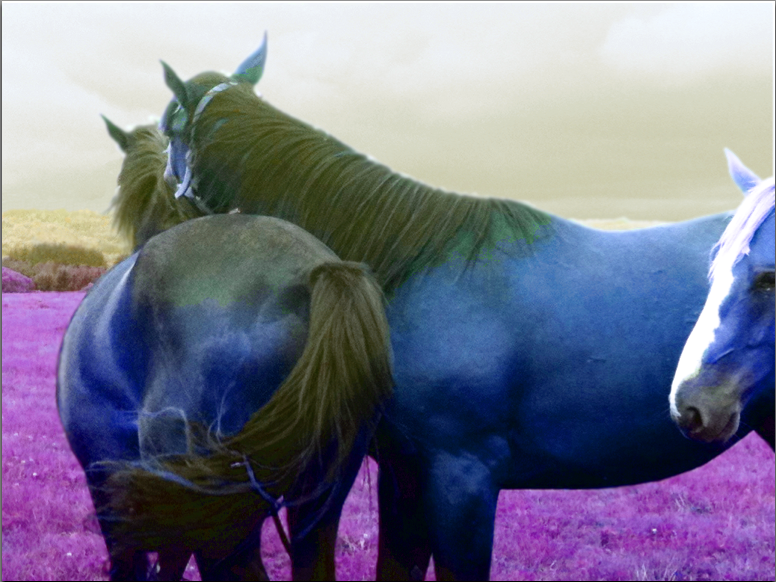
//> input picture 2-base/control/horse-hsv.png, 776 x 582 px
$ ./otsu horse-hsv.png   (built with g++ and OpenCV 4)
//> lines starting //> are read from the running program, lines starting //| are printed output that depends on the picture; after the words box and inside, x2 and y2 are one past the last pixel; in counts of white or black regions, pixels touching at a corner belong together
#include <iostream>
#include <cstdlib>

#include <opencv2/opencv.hpp>
#include <fstream>

using namespace cv;
using namespace std;

void
process(const char* imsname)
{
//> called with imsname = "horse-hsv.png"

  //Check the existence of the file, if the file doesn't exist the programme stop
  fstream infile(imsname);
  if (infile.good() == false){
    cerr<<"The file doesn't exist. Check the location of the file\n"<<endl;
    exit(EXIT_FAILURE);
  }
  cout<< "\n############### exercice : hsv-modification ##############\n"<<endl;
  //Read the image load
  Mat ims = imread(imsname, 0);
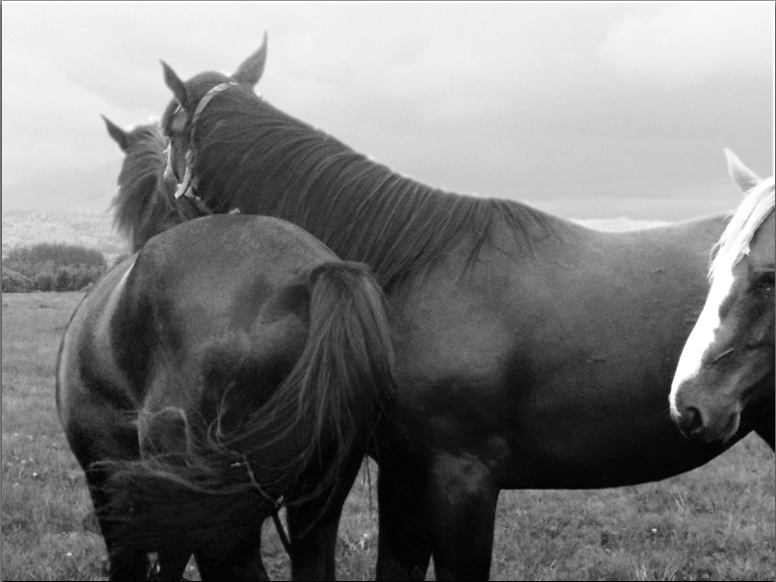
//> ims: 582 rows x 776 cols, CV_8UC1; min 1, max 255, mean 120.3
  Size s = ims.size();
//> s = Size(776, 582)
  int img_size = s.height*s.width;
//> img_size = 451632

  //Initialize variables
  int threshold_value =0;
  double sum_Hist_1,sum_Hist_2,mean_1,sum_for_mean_1,sum_for_mean_2 = 0;
  double mean_2,inter_class_variance,variance_inter_max = 0;
  int max_value =255;

  //Calcul the histogram
  vector<int> ims_histogram = vector<int>(256);
  int k;
  for(int i=0;i<s.height;i++){
    for(int j=0;j<s.width;j++){
      k = ims.at<uchar>(i,j);
      ims_histogram.at(k) +=1;
    }
  }
//> this loop made 582 passes
//> k on passes 1 to 3: 146, 144, 140
//> after the loop, k = 96; ims_histogram = 256 values, max 8215 at index 238, min 0 at index 0, mean 1764.2

  //Calcul the threshold value
  for(int p=0;p<=max_value;p++){
    sum_for_mean_1 += p*ims_histogram[p];
  }
//> this loop made 256 passes
//> sum_for_mean_1 on passes 1 to 3: 0, 20, 2576
//> after the loop, sum_for_mean_1 = 54347189

  for(int t=0;t<=max_value;t++){
    sum_Hist_1 += ims_histogram.at(t);
    if(sum_Hist_1==0){
      continue;
    }
    sum_Hist_2 = img_size - sum_Hist_1;

    sum_for_mean_2 += t*ims_histogram.at(t);
    mean_1 = sum_for_mean_2/sum_Hist_1;
    mean_2 = (sum_for_mean_1-sum_for_mean_2)/sum_Hist_2;

    inter_class_variance = sum_Hist_1*sum_Hist_2*pow((mean_1-mean_2),2);

    if(inter_class_variance>variance_inter_max){
      threshold_value = t;
      variance_inter_max = inter_class_variance;
    }
  }
//> this loop made 256 passes
//> (sum_Hist_1, sum_Hist_2, sum_for_mean_2, mean_1, mean_2, variance_inter_max) on passes 2 to 13: (20, 451612, 20, 1, 120.3, 1.29e+11), (1298, 450334, 2576, 1.98, 120.7, 8.23e+12), (3639, 447993, 9599, 2.64, 121.3, 2.3e+13), (7334, 444298, 24379, 3.32, 122.3, 4.61e+13), (10523, 441109, 40324, 3.83, 123.1, 6.6e+13), (14619, 437013, 64900, 4.44, 124.2, 9.16e+13), (18765, 432867, 93922, 5.01, 125.3, 1.18e+14), (21694, 429938, 117354, 5.41, 126.1, 1.36e+14), (24592, 427040, 143436, 5.83, 126.9, 1.54e+14), (27307, 424325, 170586, 6.25, 127.7, 1.71e+14), (30427, 421205, 204906, 6.73, 128.5, 1.9e+14), (33373, 418259, 240258, 7.2, 129.4, 2.08e+14)
//> (sum_Hist_2, sum_for_mean_2, mean_1, mean_2, variance_inter_max) on passes 61 to 66: (321140, 3629148, 27.81, 157.9, 7.1e+14), (319134, 3751514, 28.31, 158.5, 7.17e+14), (317081, 3878800, 28.83, 159.2, 7.25e+14), (315098, 4003729, 29.32, 159.8, 7.32e+14), (313185, 4126161, 29.8, 160.4, 7.39e+14), (311237, 4252781, 30.29, 161, 7.46e+14)
  //Binarisation of the image
  Mat imd_otsu(s,CV_8UC1);
  for(int i=0; i<s.height;i++){
    for(int j=0; j<s.width; j++){
      if(ims.at<uchar>(i,j)>threshold_value){
        imd_otsu.at<uchar>(i,j) = 255;
      }
      else{
          imd_otsu.at<uchar>(i,j) = 0;
      }
    }
  }
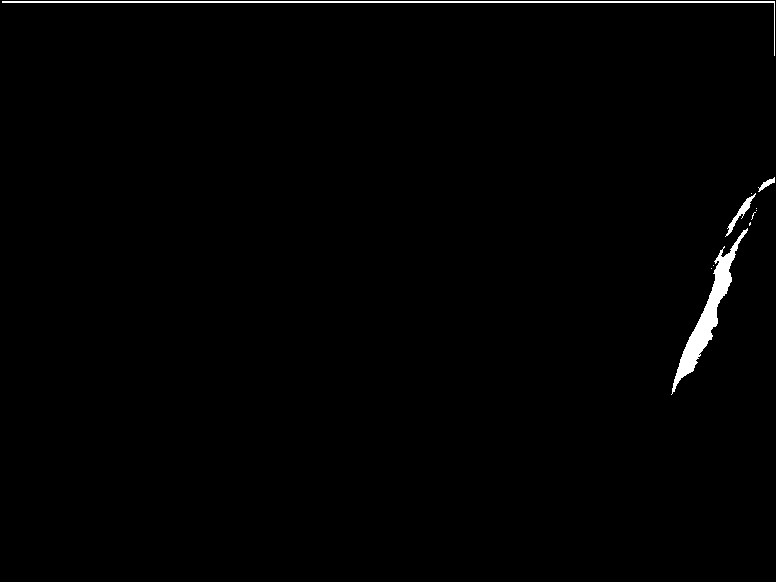
//> imd_otsu: 582 rows x 776 cols, CV_8UC1; 0.93% white; 11 white regions (7 under 20 px), largest, box (x1, y1, x2, y2) and area: (671, 228, 748, 395) 2261, (2, 1, 775, 56) 1599, (725, 193, 756, 237) 238, (758, 177, 775, 192) 88

  cout << "manual otsu threshold t = " << threshold_value<<endl;
//| manual otsu threshold t = 254
  imwrite("otsu-th.png",imd_otsu);
  cout << "init done" <<endl;
  //Calcul the threshold with the opencv function
  Mat imd_otsu_ocv(s,CV_8UC1) ;
  double manual_T = threshold(ims, imd_otsu_ocv, 123, 255, THRESH_BINARY+THRESH_OTSU);
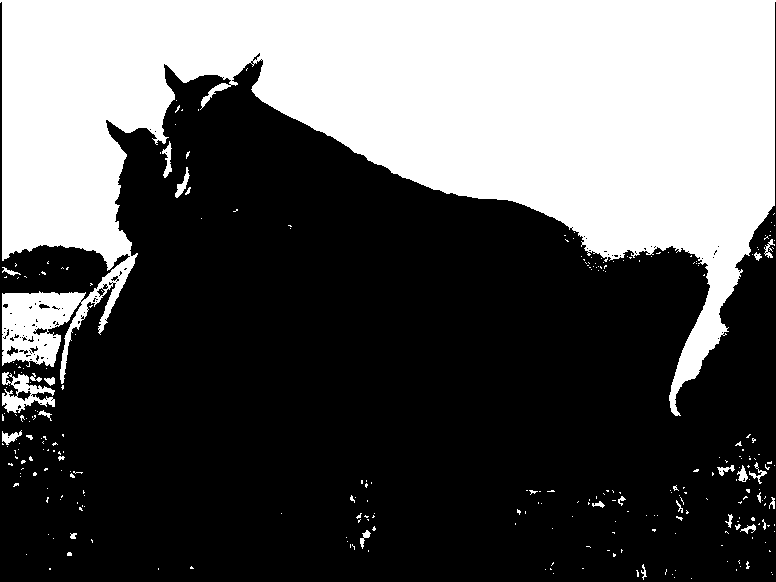
//> imd_otsu_ocv: 582 rows x 776 cols, CV_8UC1; 35.5% white; 291 white regions (261 under 20 px), largest, box (x1, y1, x2, y2) and area: (0, 0, 776, 416) 156686, (2, 372, 55, 413) 996, (162, 141, 172, 178) 175
  cout << "ocv otsu threshold t = " << manual_T<<endl;
//| ocv otsu threshold t = 142
  imwrite("otsu-th-ocv.png",imd_otsu_ocv);

  //Display the difference between the two methods
  Mat diff_otsu(s,CV_8UC1);
  diff_otsu = imd_otsu-imd_otsu_ocv;
//> diff_otsu: 582 rows x 776 cols, CV_8UC1; every value is 0
  imshow("diff-otsu-method",diff_otsu);

  waitKey(0);

}

void
usage (const char *s)
{
  std::cerr<<"Usage: "<<s<<" imsname imdname\n"<<std::endl;
  exit(EXIT_FAILURE);
}

#define param 1
int
main( int argc, char* argv[] )
{
  if(argc != (param+1))
    usage(argv[0]);
  process(argv[1]);
  return EXIT_SUCCESS;
}
